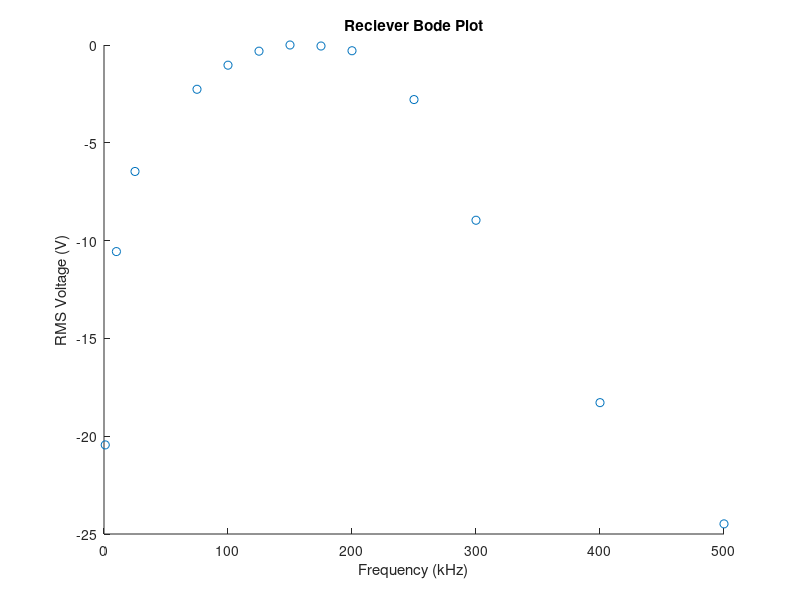
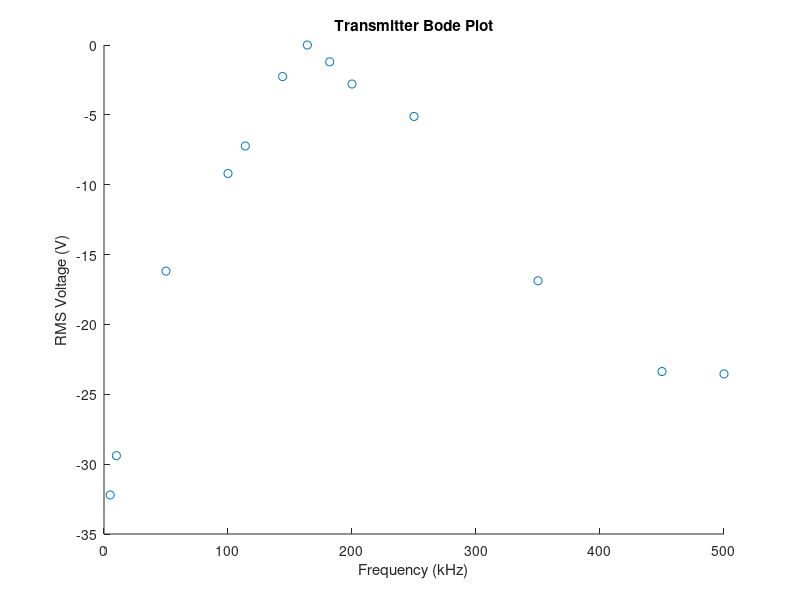

Write the MATLAB code that produced these figures, in order.
% receiver
freq = [ 150 125 100 75 25 10 1 175 200 250 300 400 500 ];
rms = [8.42 7.83 6.64 5 1.9 .740 .076  8.32 7.87 4.43 1.07 .125 .03];
max_val = max(rms);
db_rms = 10 * log10(rms/max_val);

scatter(freq,db_rms);
title('Reciever Bode Plot')
xlabel('Frequency (kHz)');
ylabel('RMS Voltage (V)');


% transmitter
freq = [182 164 144 114 100 50 10 5 200 250 500 350 450];
rms = [4.28 5.65 3.36 1.07 .68 .136 .0065 .0034 2.97 1.74 .025 .116 .026];
max_val = max(rms);
db_rms = 10 * log10(rms/max_val);

figure()
scatter(freq,db_rms);
title('Transmitter Bode Plot')
xlabel('Frequency (kHz)');
ylabel('RMS Voltage (V)');